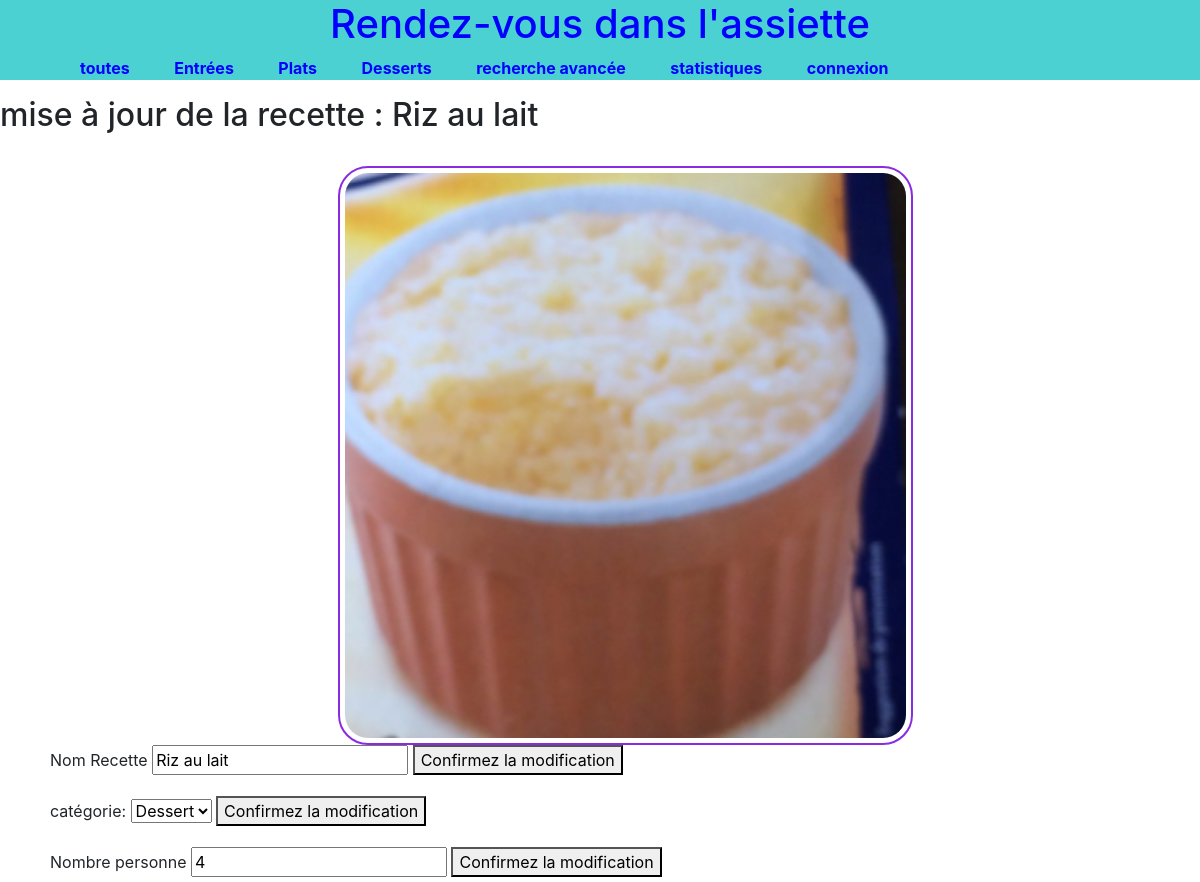
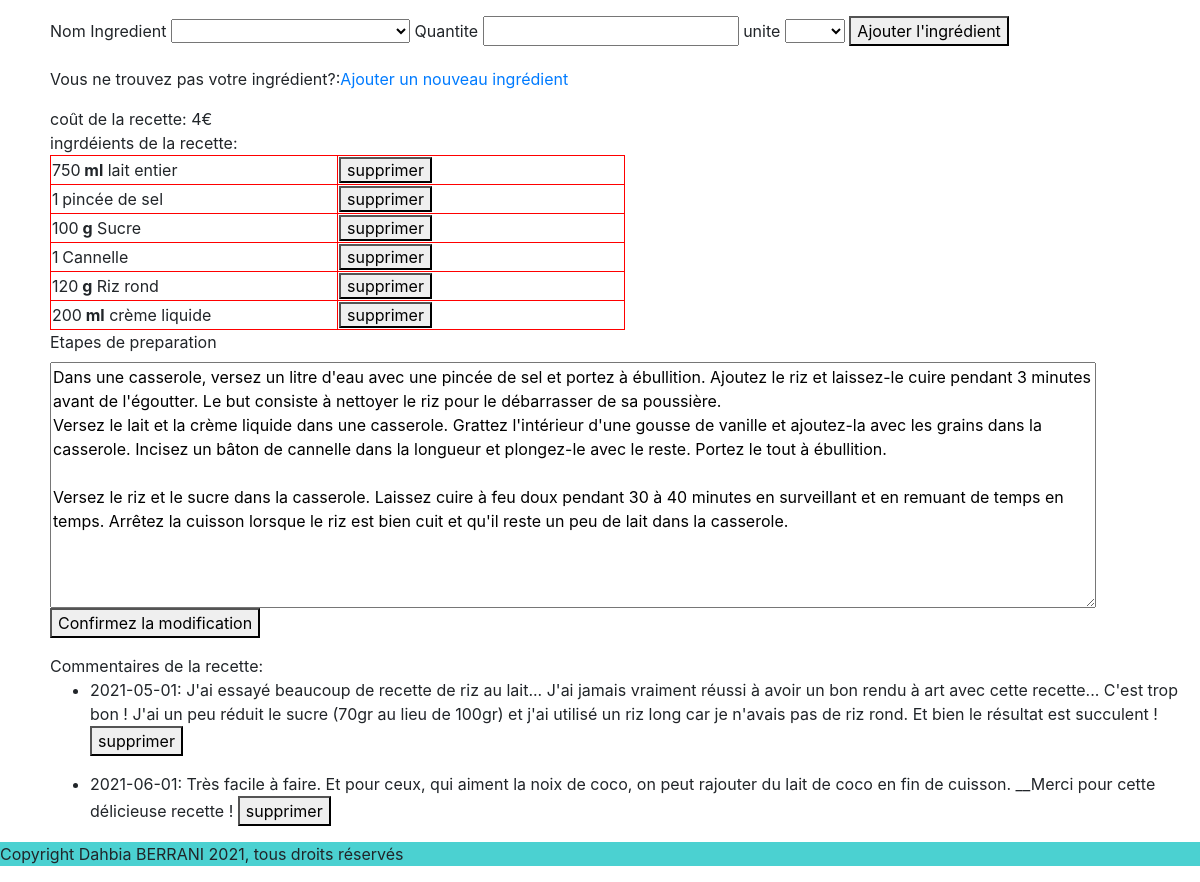
The app's page /loadRecette.php?modifier=3 with its own data (2 pictures, top to bottom).
### tables this page shows
CREATE TABLE IF NOT EXISTS Recettes (
  Idrecette int(11) NOT NULL AUTO_INCREMENT,
  Nomrecette varchar(30) NOT NULL DEFAULT '',
  Etapes text NOT NULL,
  Nomcategorie varchar(15) NOT NULL,
  Imagepath varchar(255) DEFAULT NULL,
  Nombrepersonne int(11) NOT NULL,
  Cout float NOT NULL,

  PRIMARY KEY (Idrecette),
  FOREIGN KEY (Nomcategorie) REFERENCES  Categories(Nomcategorie)
);

CREATE TABLE IF NOT EXISTS Commentaires (
  Idcommentaire int NOT NULL AUTO_INCREMENT,
  Commentaire text NOT NULL,
  Idrecette int NOT NULL,
  Datecommentaire date NOT NULL DEFAULT '0000-00-00',
  PRIMARY KEY (Idcommentaire),
  FOREIGN KEY (Idrecette) REFERENCES Recettes(Idrecette)
);

### libDataBase.php (called while the page is built, shortened)
<?php
    function my_connect(){
        $connexion=mysqli_connect('mi-mariadb.univ-tlse2.fr','dahbia.berrani-eps-h','Akbou_2021');
        if (!$connexion){
            echo ("désolé,connexion au serveur impossible\n");
            exit;
        }
        else {
            mysqli_set_charset($connexion, "utf8");
            return $connexion;
        }
    }
function loadIngredients($_idRecette){
    $connexion= my_connect();
    $requette_composant="SELECT Idingredient, Nomingredient, Quantitee, Unite FROM Compositions join Ingredients USING(Idingredient) JOIN Recettes USING(Idrecette) where Idrecette = $_idRecette ";
    $table_composant_resultat =  mysqli_query($connexion,$requette_composant);
    $ingredients = array();
    if($table_composant_resultat){
        while($ligne_composant=mysqli_fetch_object($table_composant_resultat)){
            $ingredients += array($ligne_composant->Idingredient =>array('quantite' =>$ligne_composant->Quantitee, 'unite' =>$ligne_composant->Unite,'nom' =>$ligne_composant->Nomingredient ));
        }
    }else{
        echo "<p>Erreur dans l'exécution de la requette</p>";
        echo"message de mysqli:".mysqli_error($connexion);
    }
    return $ingredients;
}
function loadComments($_idRecette){
    $connexion= my_connect();
    $requette_commentaire="SELECT Idcommentaire, Commentaire, Idrecette, Datecommentaire FROM Commentaires where Idrecette = $_idRecette";
    $table_commentaire_resultat =  mysqli_query($connexion,$requette_commentaire);
    $commentaires = array();
    if($table_commentaire_resultat){
        while($ligne_commentaire=mysqli_fetch_object($table_commentaire_resultat)){
            $commentaires += array($ligne_commentaire->Idcommentaire => array('textCommentaire' => $ligne_commentaire->Commentaire,'dateCommentaire' => $ligne_commentaire->Datecommentaire));
        }
    }else{
        echo "<p>Erreur dans l'exécution de la requette</p>";
        echo"message de mysqli:".mysqli_error($connexion);
    }
    return $commentaires;
}
function loadRecette($_idRecette){
    $connexion= my_connect();
    $requette_recette="SELECT Idrecette,Nomrecette,Imagepath,Etapes,Nombrepersonne,Cout,Nomcategorie FROM Recettes where Idrecette = $_idRecette";
    $table_recette_resultat =  mysqli_query($connexion,$requette_recette);
    if($table_recette_resultat){
        $ligne_recette=mysqli_fetch_object($table_recette_resultat);
        $tableauRecette['nomRecette'] = $ligne_recette->Nomrecette;
        $tableauRecette['categorieRecette'] = $ligne_recette->Nomcategorie;
        $tableauRecette['imageRecette'] = $ligne_recette->Imagepath;
        $tableauRecette['nombrePersonnesRecette'] = $ligne_recette->Nombrepersonne;
        $tableauRecette['etapesRecette'] = $ligne_recette->Etapes;
        $tableauRecette['cout'] = $ligne_recette->Cout;
        $ingedients = loadIngredients($_idRecette);
        $tableauRecette['ingredientsRecette'] =  $ingedients;
        $commentaires = loadComments($_idRecette);
        $tableauRecette['commentairesRecette'] = $commentaires;
    }
    else{
        echo "<p>Erreur dans l'exécution de la requette</p>";
        echo"message de mysqli:".mysqli_error($connexion);
    }
    return $tableauRecette;
}
?>

### loadRecette.php (the view, shortened to what this page needs)
<?php
    include_once("./libDataBase.php");
    $_idRecette = $_GET["modifier"];
    $_recette = loadRecette($_idRecette);
    include_once('./entete.php');
?>
<html>
    <head>
        <link rel="stylesheet" type="text/css"  href="./style/style.css" media="all">
    </head>
    <body>
        <h2>mise à jour de la recette : <?php echo $_recette['nomRecette'];?></h2></br>
        <div id="formulaire_recette">
            <?php echo "<img class =\"center\" src=\"".$_recette['imageRecette']."\">"; ?>
            <div id="nom_recette">
                <form action="./traitementModificationRecette.php" method="GET">
                    <label for="NomRecette">Nom Recette</label>
                    <input  id="NomRecette" name="NomRecette" type="text" value="<?php echo $_recette['nomRecette'];?>" >
                    <button type="submit" name="changeRecetteName">Confirmez la modification</button>
                </form>
            </div>
            <div id="categorie">
                <form action="./traitementModificationRecette.php" method="GET">
                    <label for="categorie">catégorie:</label>
                    <select  id="categorie" name="categorie" type="text">
                        <?php
                            $connexion= my_connect();
                            $requette1=("SELECT  Nomcategorie From Categories");
                            $resultat =  mysqli_query($connexion,$requette1);
                            if($resultat){
                                while($ligne=mysqli_fetch_object($resultat)){
                                    if( $_recette['categorieRecette']==$ligne->Nomcategorie){
                                        echo ("<option value=\"".$ligne->Nomcategorie."\"selected=\"selected\">".$ligne->Nomcategorie ."</option>\n");
                                    }
                                    else{
                                        echo ("<option value=\"".$ligne->Nomcategorie."\"> ".$ligne->Nomcategorie ."</option>\n");
                                    }
                                }
                            }
                            else{
                                echo "<p>Erreur dans l'exécution de la requette</p>";
                                echo"message de mysqli:".mysqli_error($connexion);
                            }
                        ?>
                    </select>
                    <button type="submit" name="changeRecetteCategorie">Confirmez la modification</button>
                </form>
            </div>
            <div id="nbpersonne">
                <form action="./traitementModificationRecette.php" method="GET">
                    <label for="NombrePersonne ">Nombre personne </label>
                    <input  id="NombrePersonne" name="NombrePersonne" type="number" value="<?php echo $_recette['nombrePersonnesRecette'];?>">
                    <button type="submit" name="changeRecetteNombrePersonne">Confirmez la modification</button>
                </form>
            </div>
            <div id="ingredient">
                <form action="./traitementModificationRecette.php" method="GET">
                    <label for="Idingredient">Nom Ingredient</label>
                    <select  id="Idingredient" name="Idingredient" type="numbre" >
                        <option value="" ></option>
                    </select>
                    <label for="Quantite">Quantite </label>
                    <input  id="Quantite" name="Quantite" type="number" >
                    <label for="unite"> unite </label>
                    <select  id="unite" name="unite" type="text" >
                        <option value="" name="" type="text"></option>
                        <option value="g" name="g" type="text">g</option>
                    </select>
                    <button type="submit" name="addRecetteIngredient">Ajouter l'ingrédient</button>
                </form>
            </div>
            <div>
                <p>Vous ne trouvez pas votre ingrédient?:<a href="./newIngredient.php" target="_blank">Ajouter un nouveau ingrédient</a></p>
            </div>
            <?php
                echo "coût de la recette: ".$_recette['cout']."€<br>";
                echo "ingrdéients de la recette: <br> ";
                echo "<table>";
                    foreach($_recette['ingredientsRecette'] as $key=>$value){
                        echo "<tr>";
                            echo "<form action=\"./traitementModificationRecette.php\" method=\"GET\">";
                                echo "<td>";
                                    echo $value['quantite'];
                                    $_Unite = $value['unite'];
                                    if ($_Unite === "unite") {
                                        echo " ";
                                    }
                                    else {
                                        echo "<strong> ".$_Unite."</strong>";
                                    }
                                    echo " ".$value['nom'];
                                echo "</td>";
                                echo "<td class=\"tdBoutton\">";
                                    echo "<button type=\"submit\" name=\"deleteIngredient\">supprimer</button>";
                                echo "</td>";
                            echo "</form>";
                        echo "</tr>";
                    }
                echo "</table>";
            ?>
            <div id="etape">
                <form action="./traitementModificationRecette.php" method="GET">
                    <label for="etapes">Etapes de preparation</label></br>
                    <textarea  id="etapes" name="etapes" cols="100" rows="10" ><?php echo $_recette['etapesRecette']; ?></textarea>
                    <button type="submit" name="changeRecetteEtapes">Confirmez la modification</button>
                </form>
            </div>
            <?php
                echo "Commentaires de la recette: <br> ";
                echo "<ul>";
                    foreach($_recette['commentairesRecette'] as $key=>$value){
                        echo "<li>";
                            echo "<form action=\"./traitementModificationRecette.php\" method=\"GET\">";
                                echo $value['dateCommentaire'].":";
                                echo " ".$value['textCommentaire']." ";
                                echo "<button type=\"submit\" name=\"deleteComment\">supprimer</button>";
                            echo "</form>";
                        echo "</li>";
                    }
                echo "</ul>";
            ?>
        </div>
    </body>
</html>

### style/style.css (style rules this page uses)
footer { background-color: rgb(75, 209, 209);; }
table { border-width:1px; border-style:solid; border-color:black; width:50%; }
td { border-width:1px; border-style:solid; border-color:red; width:50%; }
img { border-radius: 30px; border: 2px solid blueviolet; border-radius: 30px; padding: 5px; width: 50%; }
img.center { display: block; margin-left: auto; margin-right: auto; }
#formulaire_recette { padding-left: 50px; }
.tdBoutton { width: 10px; }

### records on screen
recettes: Nomrecette "Riz au lait", Imagepath (picture), NomRecette "Riz au lait", Cout "4", etapes "Dans une casserole, versez un litre d'eau avec une pincée de sel et portez à ébullition. Ajoutez le riz et laissez-le cuire pendant 3 minutes avant de l'égoutter. Le but consiste à nettoyer le riz pour le débarrasser de sa poussière. Versez le lait et la crème liquide dans une casserole. Grattez l'intérieur d'une gousse de vanille et ajoutez-la avec les grains dans la casserole. Incisez un bâton de cannelle dans la longueur et plongez-le avec le reste. Portez le tout à ébullition. Versez le riz et le sucre dans la casserole. Laissez cuire à feu doux pendant 30 à 40 minutes en surveillant et en remuant de temps en temps. Arrêtez la cuisson lorsque le riz est bien cuit et qu'il reste un peu…"
commentaires: Datecommentaire "2021-06-01", Commentaire "Très facile à faire. Et pour ceux, qui aiment la noix de coco, on peut rajouter du lait de coco en fin de cuisson. __Merci pour cette délicieuse recette !"

### other values on screen
$value['quantite'] "750"
$_Unite "ml"
$value['nom'] "lait entier"
$value['quantite'] "1"
$value['nom'] "pincée de sel"
$value['quantite'] "100"
$_Unite "g"
$value['nom'] "Sucre"
$value['nom'] "Cannelle"
$value['quantite'] "120"
$value['nom'] "Riz rond"
$value['quantite'] "200"
$value['nom'] "crème liquide"
$value['dateCommentaire'] "2021-05-01"
form field categorie "Dessert"
